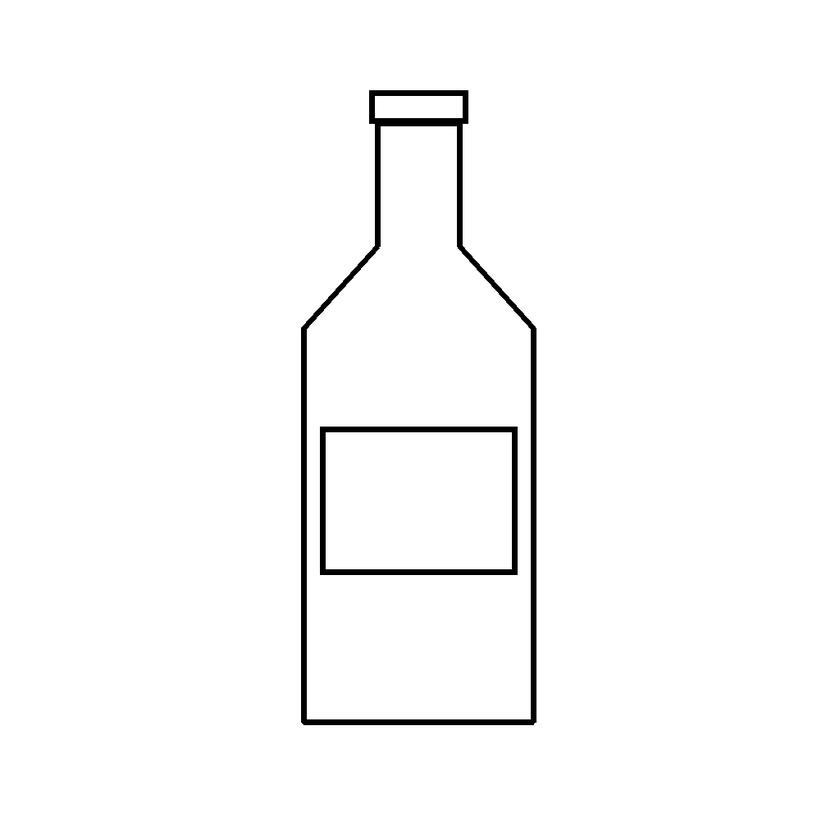
#> input picture examples/sketches/bottle.png, 840 x 840 px, shrunk from 1024 x 1024 before the run
$ python -i imageops.py   (imports and definitions only)
#> lines starting #> are read from the running program, lines starting #| are printed output that depends on the picture; after the words box and inside, x2 and y2 are one past the last pixel; in counts of white or black regions, pixels touching at a corner belong together
#> further down, picture is the input picture: shape (840, 840, 3); min 0, max 255, mean 250
"""Small OpenCV helpers shared by several stages. Masks are uint8 arrays with 255 = inside."""
from __future__ import annotations

import cv2
import numpy as np


def fill_holes(mask: np.ndarray) -> np.ndarray:
    """Fill every region the border cannot reach, so an outline becomes a solid silhouette."""
    flood = np.ascontiguousarray(np.where(mask > 0, 255, 0).astype(np.uint8))
    h, w = flood.shape
    padded = np.zeros((h + 2, w + 2), np.uint8)
    padded[1:-1, 1:-1] = flood
    cv2.floodFill(padded, np.zeros((h + 4, w + 4), np.uint8), (0, 0), 128)
    return np.where(padded[1:-1, 1:-1] == 128, 0, 255).astype(np.uint8)


def remove_small_components(mask: np.ndarray, min_area: int) -> np.ndarray:
    count, labels, stats, _ = cv2.connectedComponentsWithStats(np.where(mask > 0, 255, 0).astype(np.uint8), 8)
    keep = np.zeros(count, bool)
    keep[1:] = stats[1:, cv2.CC_STAT_AREA] >= min_area
    return np.where(keep[labels], 255, 0).astype(np.uint8)


def foreground_mask(rgb: np.ndarray, threshold: int = 28) -> np.ndarray:
    """Object mask for an image on a plain background: pixels that differ from the border colour."""
#> called with threshold = 28
    border = np.concatenate([rgb[0], rgb[-1], rgb[:, 0], rgb[:, -1]]).astype(np.int16)
    background = np.median(border, axis=0)
#> background = [255, 255, 255]
    diff = np.abs(rgb.astype(np.int16) - background).max(axis=2)
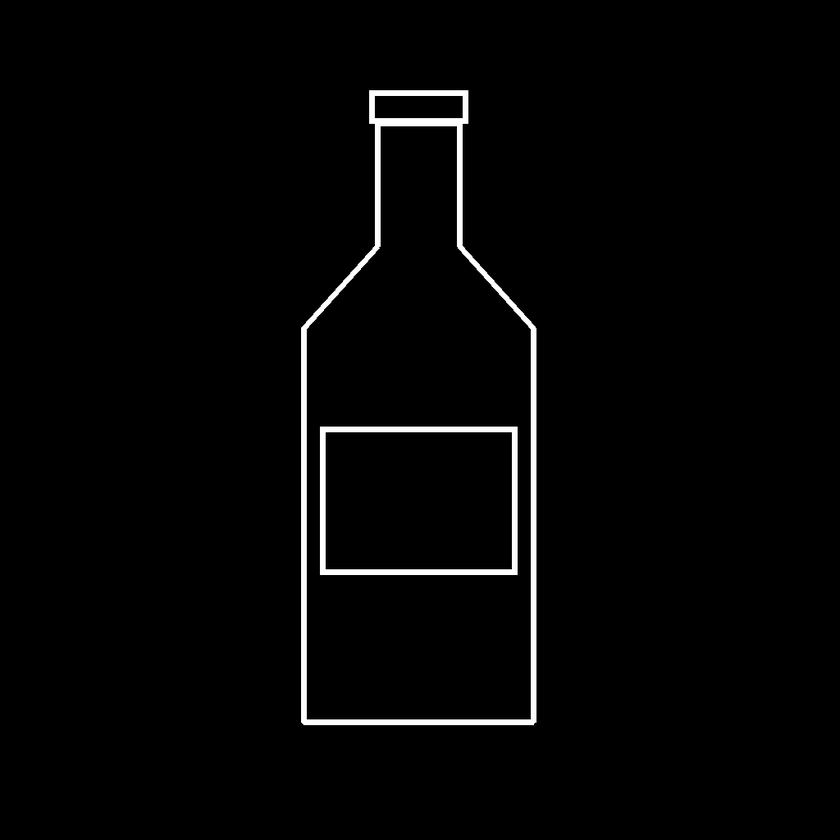
#> diff: shape (840, 840) float64; min 0, max 255, mean 5
    mask = np.where(diff > threshold, 255, 0).astype(np.uint8)
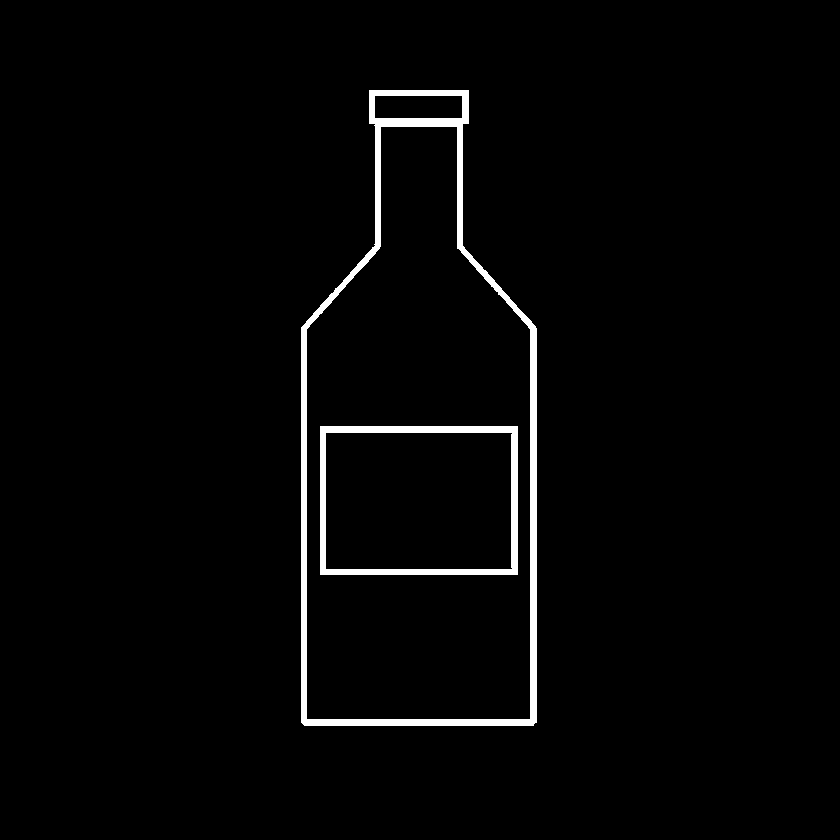
#> mask: shape (840, 840); 2.2% white; 2 white regions, box (x1, y1, x2, y2) and area: (301, 90, 537, 726) 11206, (320, 426, 518, 575) 4340
    kernel = np.ones((5, 5), np.uint8)
    mask = cv2.morphologyEx(mask, cv2.MORPH_OPEN, kernel)
#> mask: shape (840, 840); 2.1% white; 5 white regions, box (x1, y1, x2, y2) and area: (301, 315, 537, 726) 6834, (320, 426, 518, 575) 4340, (357, 90, 469, 269) 3376, (476, 265, 503, 295) 220, (313, 288, 340, 318) 217
    mask = cv2.morphologyEx(mask, cv2.MORPH_CLOSE, kernel)
    return fill_holes(mask)
#> in fill_holes, `padded[1:-1, 1:-1] = flood`:
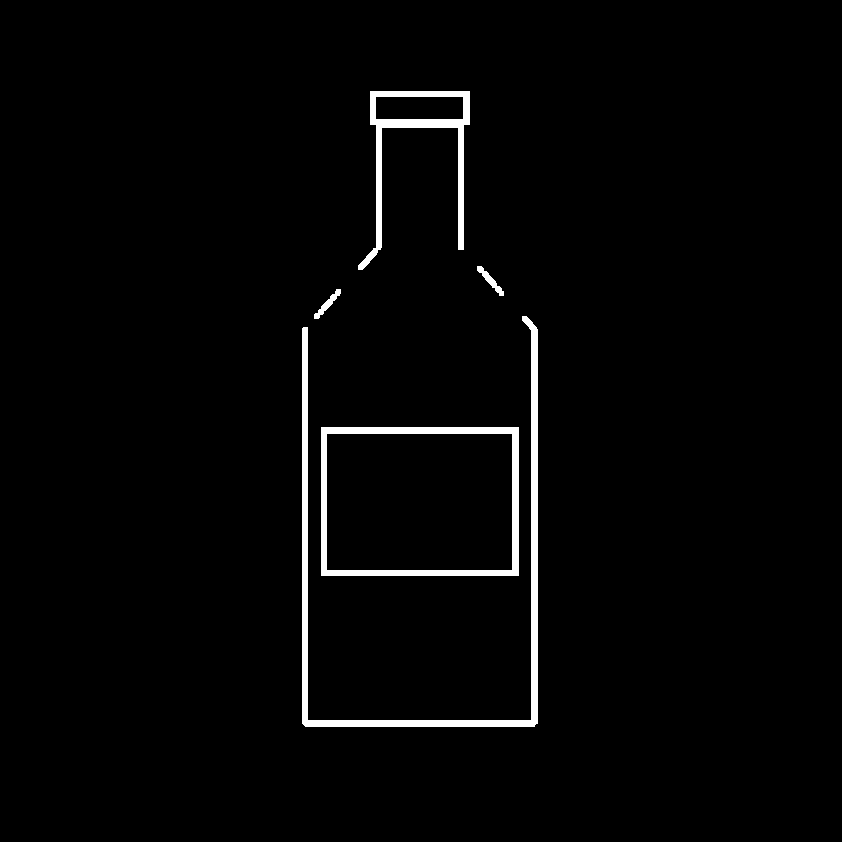
#> padded: shape (842, 842); 2.1% white; 5 white regions, box (x1, y1, x2, y2) and area: (302, 316, 538, 727) 6834, (321, 427, 519, 576) 4342, (358, 91, 470, 270) 3376, (477, 266, 504, 296) 220, (314, 289, 341, 319) 217
#> in fill_holes, `cv2.floodFill(padded, np.zeros((h + 4, w + 4), np.uint8), (0, 0), 128)`:
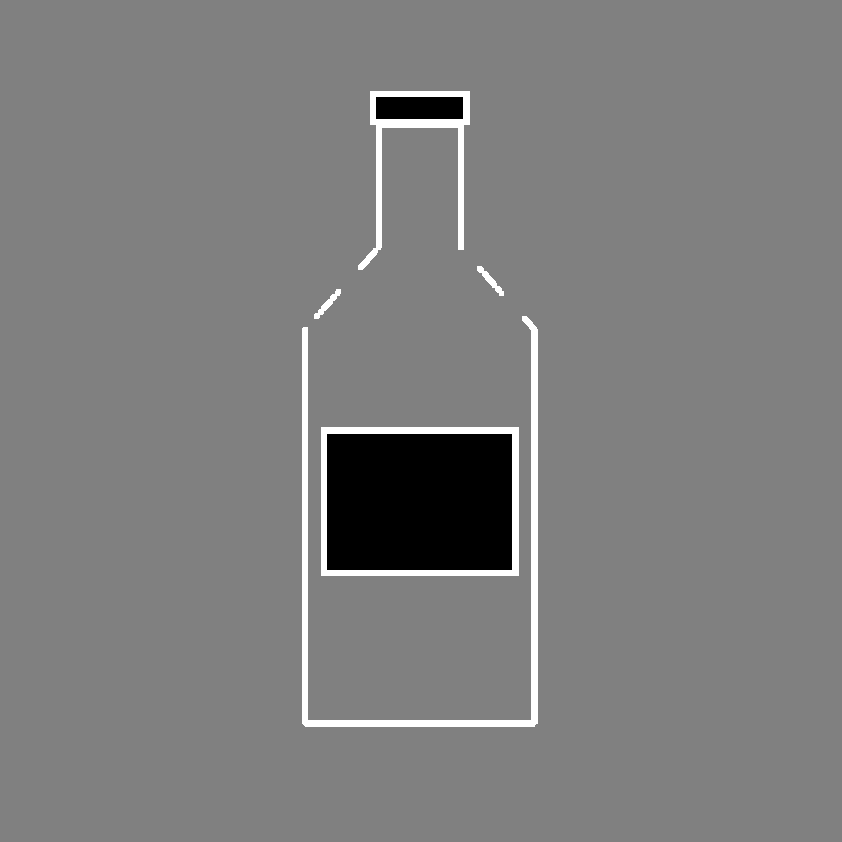
#> padded: shape (842, 842); min 0, max 255, mean 125.8
#> in fill_holes, `return np.where(padded[1:-1, 1:-1] == 128, 0, 255).astype(np.uint8)`:
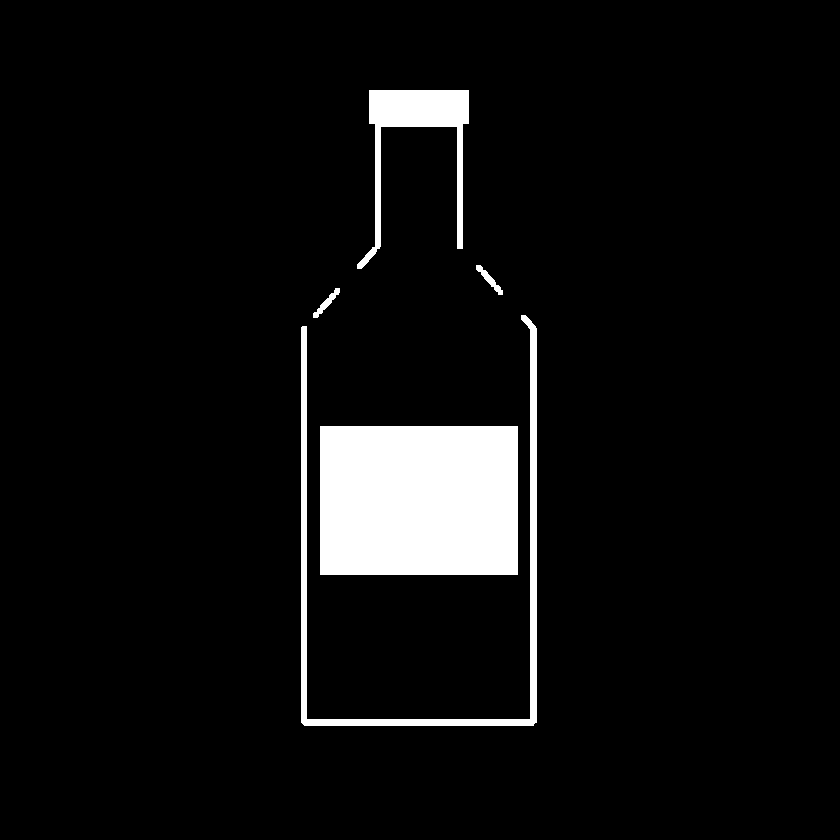
#> returned value: shape (840, 840); 6% white; 5 white regions, box (x1, y1, x2, y2) and area: (320, 426, 518, 575) 29502, (301, 315, 537, 726) 6834, (357, 90, 469, 269) 5290, (476, 265, 503, 295) 220, (313, 288, 340, 318) 217

>>> import cv2
>>> picture = cv2.imread('../../examples/sketches/bottle.png')
>>> result = foreground_mask(picture)

$ run again, on examples/sketches/chair.png
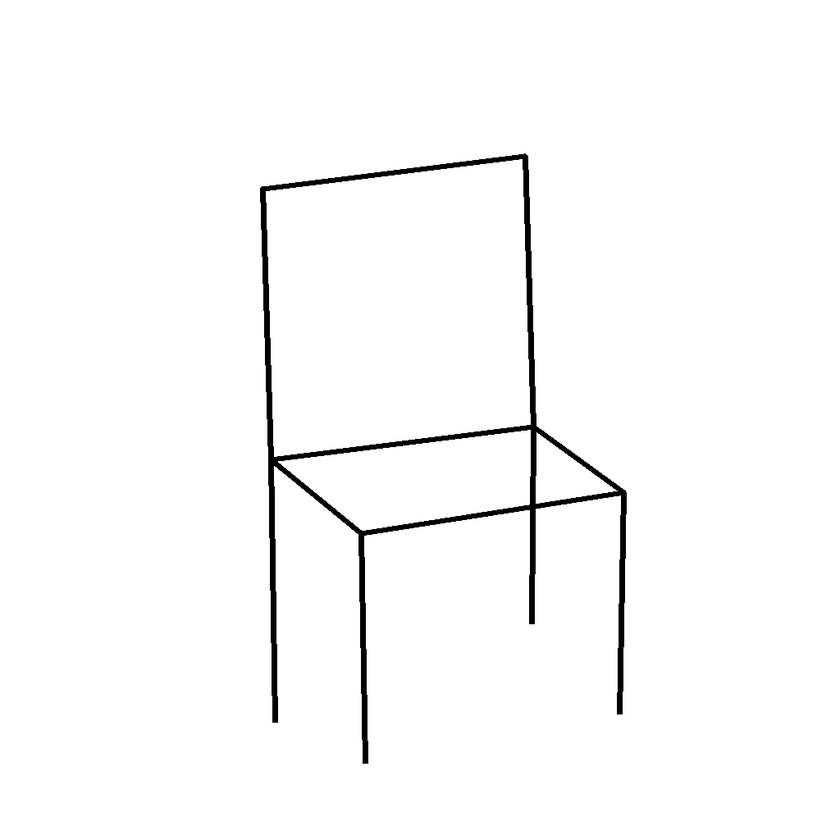
#> input picture examples/sketches/chair.png, 840 x 840 px, shrunk from 1024 x 1024 before the run
#> picture is the input picture: shape (840, 840, 3); min 0, max 255, mean 250.2
#> background = [255, 255, 255]
#> in foreground_mask, `mask = np.where(diff > threshold, 255, 0).astype(np.uint8)`:
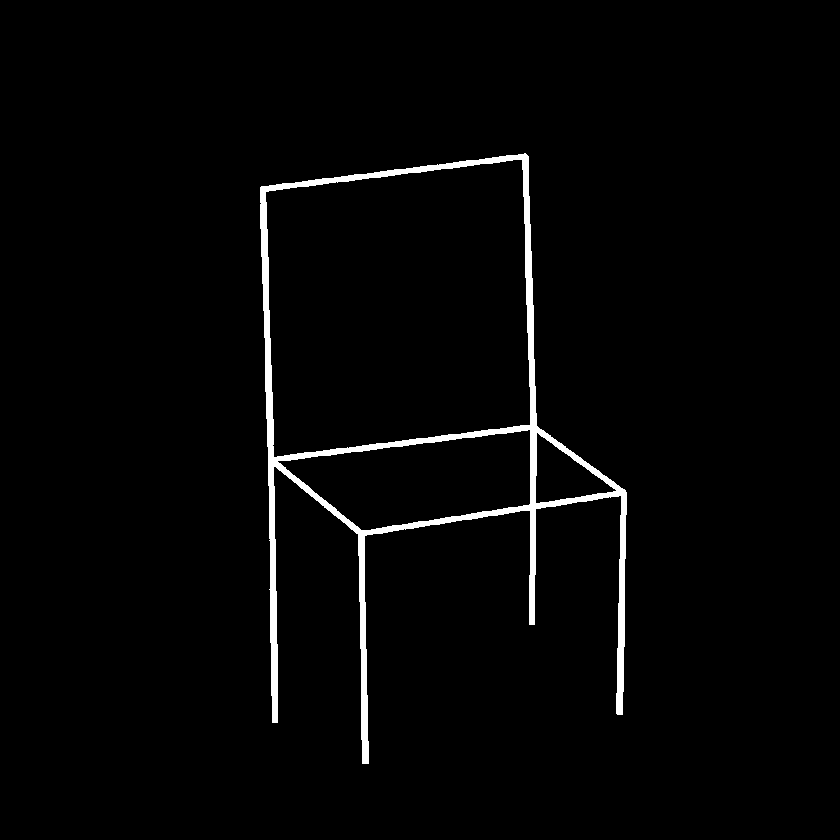
#> mask: shape (840, 840); 2.1% white; 1 white region, box (x1, y1, x2, y2) and area: (260, 153, 627, 764) 15113
#> in fill_holes, `return np.where(padded[1:-1, 1:-1] == 128, 0, 255).astype(np.uint8)`:
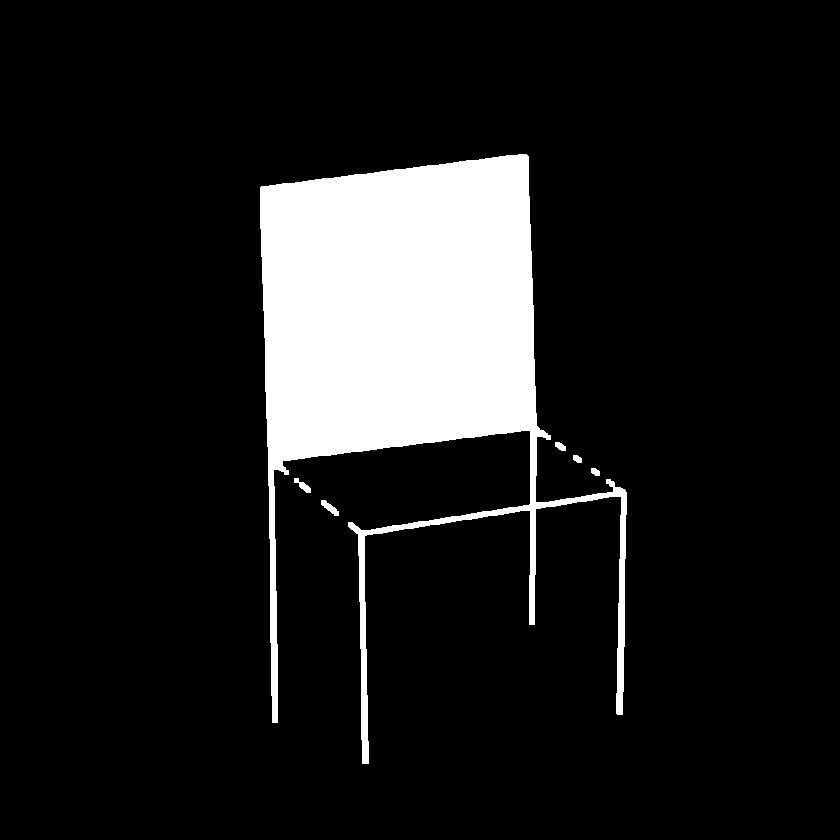
#> returned value: shape (840, 840); 11.7% white; 6 white regions, box (x1, y1, x2, y2) and area: (260, 154, 627, 764) 82344, (321, 500, 339, 516) 128, (294, 478, 311, 493) 108, (555, 442, 566, 451) 69, (573, 455, 582, 463) 56, (591, 468, 600, 476) 56

$ run again, on examples/sketches/house.png
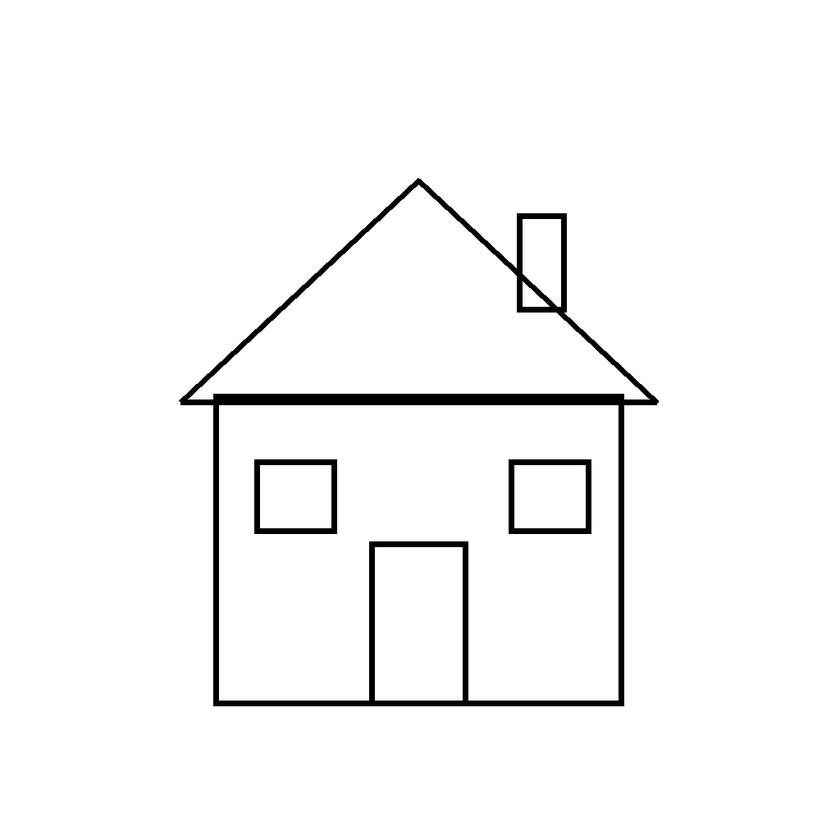
#> input picture examples/sketches/house.png, 840 x 840 px, shrunk from 1024 x 1024 before the run
#> picture is the input picture: shape (840, 840, 3); min 0, max 255, mean 247.3
#> background = [255, 255, 255]
#> in foreground_mask, `mask = np.where(diff > threshold, 255, 0).astype(np.uint8)`:
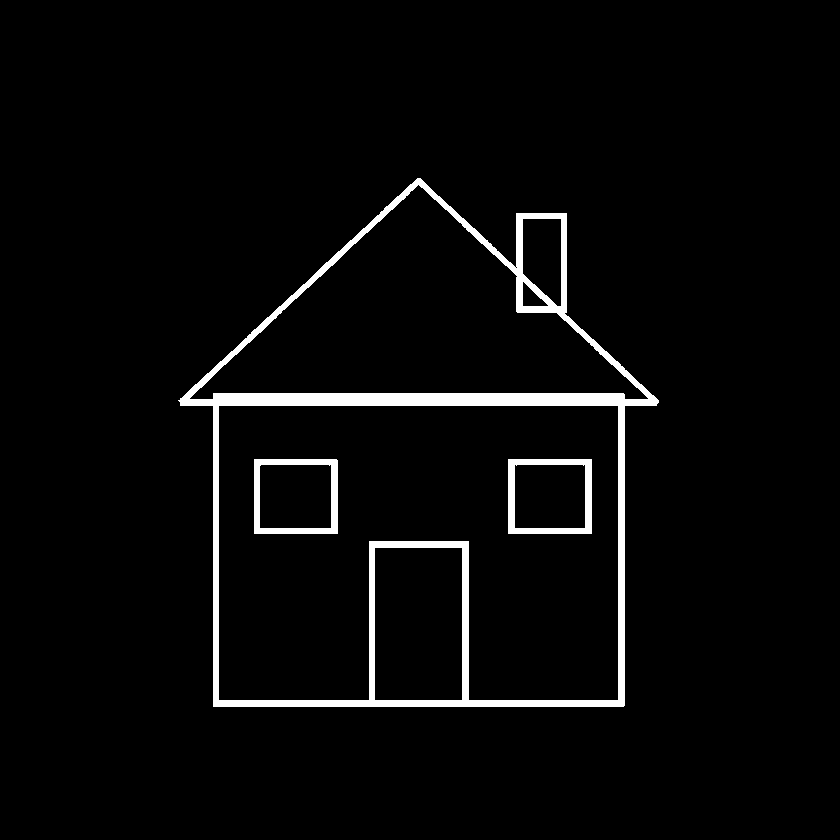
#> mask: shape (840, 840); 3.5% white; 3 white regions, box (x1, y1, x2, y2) and area: (178, 178, 659, 707) 20678, (508, 459, 592, 534) 1892, (254, 459, 338, 534) 1828
#> in fill_holes, `return np.where(padded[1:-1, 1:-1] == 128, 0, 255).astype(np.uint8)`:
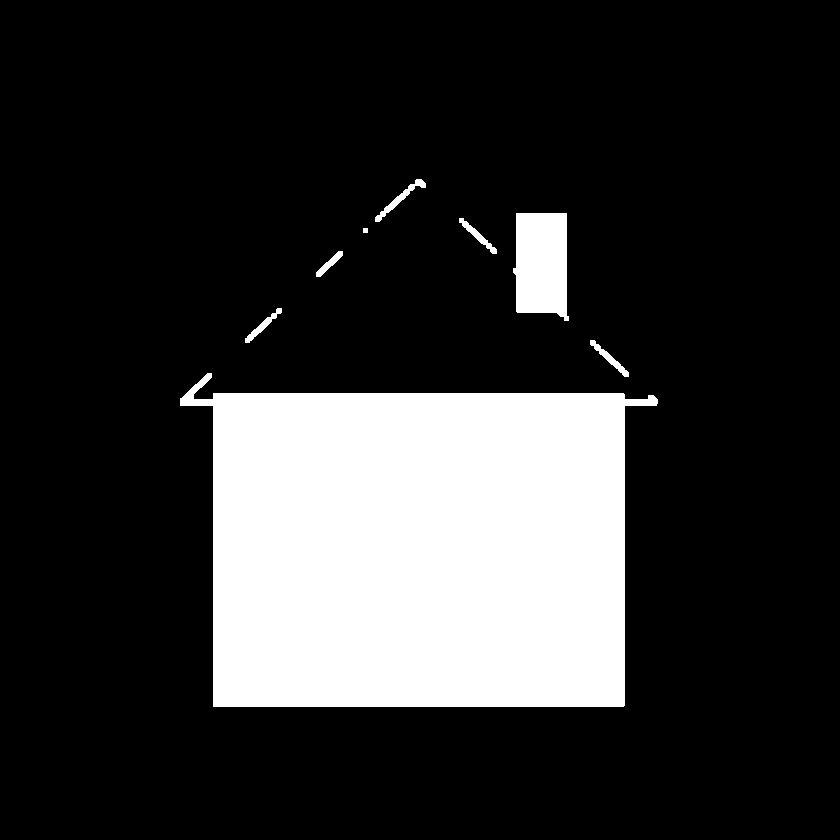
#> returned value: shape (840, 840); 19.4% white; 8 white regions, largest, box (x1, y1, x2, y2) and area: (180, 373, 658, 707) 130095, (513, 213, 569, 321) 5173, (375, 179, 426, 222) 387
